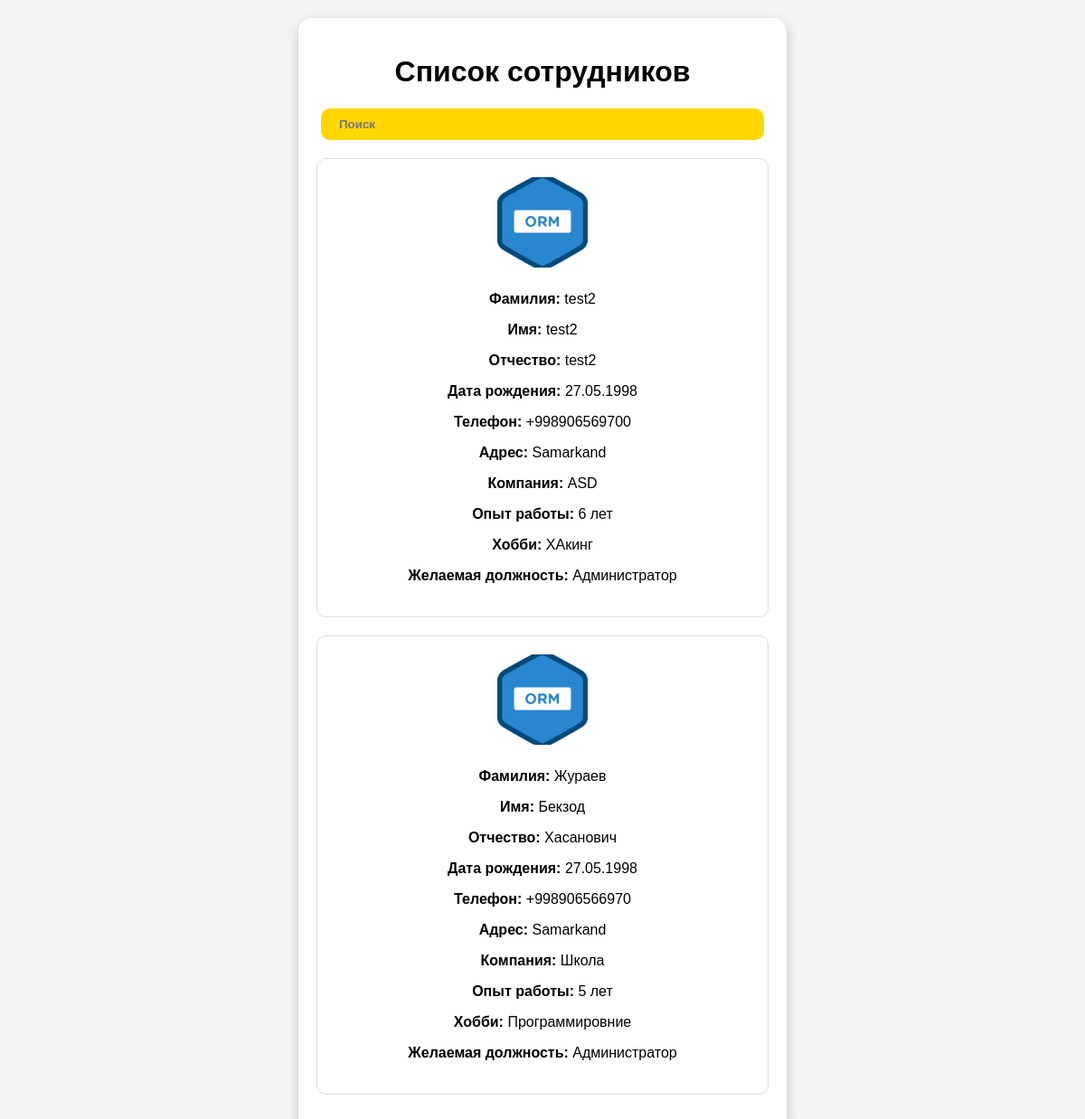
The page /staff/ (signed in) on the database its author committed.
### backend/models.py (models this page shows)
class Profile(models.Model):
    POSITION_CHOICES = [
        ("manager", "Менеджер"),
        ("admin", "Администратор"),
        ("supplier", "Снабженец"),
        ("chief", "Главный ЦЕХа"),
        ("installer", "Установщик"),
        ("technologist", "Технолог"),
        ("designer", "Дизайнер"),
    ]
    username = models.OneToOneField(User, on_delete=models.CASCADE, related_name='profile')
    name = models.CharField(max_length=200, null=True, blank=True, default=None)
    lastname = models.CharField(max_length=200, null=True, blank=True, default=None)
    middle_name = models.CharField(max_length=200, null=True, blank=True, default=None)
    date_birth = models.DateField(null=True, blank=True, default=None)
    phone = PhoneNumberField(blank=True)
    adress = models.CharField(max_length=200,blank=True)
    last_job=models.CharField(max_length=200,blank=True)
    work_exp=models.CharField(max_length=200,blank=True)
    position = models.CharField(max_length=20, choices=POSITION_CHOICES)
    hobby=models.CharField(max_length=60,blank=True)
    photo = models.ImageField(blank=True, upload_to='pictures/')
    approve=models.BooleanField(default=False)

### backend/views.py (the view)
# urls.py: path('staff/',views.Staff.as_view(),name='staff'),
class Staff(LoginRequiredMixin,TemplateView):
   template_name = 'staff.html'
   login_url = reverse_lazy('login')
   def get_context_data(self, *, object_list=None, **kwargs):
      context = super().get_context_data(**kwargs)
      search=self.request.GET.get('search')
      if search:
         context['profile'] = Profile.objects.filter(
            approve=True
         ).filter(
            Q(name__icontains=search) |
            Q(lastname__icontains=search) |
            Q(middle_name__icontains=search)  # Add more fields as necessary
         )
      else:
         context['profile'] = Profile.objects.filter(approve=True)
      return context

### backend/templates/staff.html (shortened to what this page needs)
{% if request.user.profile.approve %}
<!DOCTYPE html>
<html lang="ru">
<head>
</head>
<body>
    <div class="container">
        <h1>Список сотрудников</h1>
        <form action="" method="GET">
            <input type="text" placeholder="Поиск" class="header-btn" name="search" value="{{request.GET.search}}">
       </form>
        <div class="applications">
            {% for item in profile %}
            <div class="application">
                <img src="/{{item.photo}}" alt="Фото сотрудника" class="photo-placeholder">
                <div class="info">
                    <p><strong>Фамилия:</strong> {{item.lastname}}</p>
                    <p><strong>Имя:</strong> {{item.name}}</p>
                    <p><strong>Отчество:</strong> {{item.middle_name}}</p>
                    <p><strong>Дата рождения:</strong> {{ item.date_birth|date:"d.m.Y" }}</p>
                    <p><strong>Телефон:</strong> {{item.phone}}</p>
                    <p><strong>Адрес:</strong> {{item.adress}}</p>
                    <p><strong>Компания:</strong> {{item.last_job}}</p>
                    <p><strong>Опыт работы:</strong> {{item.work_exp}}</p>
                    <p><strong>Хобби:</strong> {{item.hobby}}</p>
                    <p><strong>Желаемая должность:</strong> {{item.get_position_display }}</p>
                </div>
            </div>
            {% endfor %}
        </div>
    </div>
</body>
</html>
{% endif %}

### backend/templates/staff.html (style rules this page uses)
body { font-family: 'Arial', sans-serif; background-color: #f5f5f5; margin: 0; padding: 20px; display: flex; justify-content: center; align-items: center; }
.container { background: white; padding: 20px; border-radius: 15px; box-shadow: 0 5px 15px rgba(0, 0, 0, 0.2); max-width: 90%; width: 500px; text-align: center; }
.header-btn { background: gold; color: black; font-weight: bold; padding: 10px 20px; border: none; border-radius: 10px; cursor: pointer; width:90%; margin-bottom: 20px; }
.application { padding: 20px; border: 1px solid #ddd; border-radius: 10px; margin-bottom: 20px; background: #fff; display: flex; flex-direction: column; align-items: center; }
.photo-placeholder { width: 100px; height: 100px; border-radius: 10px; margin-bottom: 10px; object-fit: cover; }

### rows shown on the page
Profile: photo (picture), lastname "test2", name "test2", middle_name "test2", date_birth "27.05.1998", phone "+998906569700", adress "Samarkand", last_job "ASD", work_exp "6 лет", hobby "ХАкинг", position "Администратор"
Profile: photo (picture), lastname "Жураев", name "Бекзод", middle_name "Хасанович", date_birth "27.05.1998", phone "+998906566970", adress "Samarkand", last_job "Школа", work_exp "5 лет", hobby "Программировние", position "Администратор"
